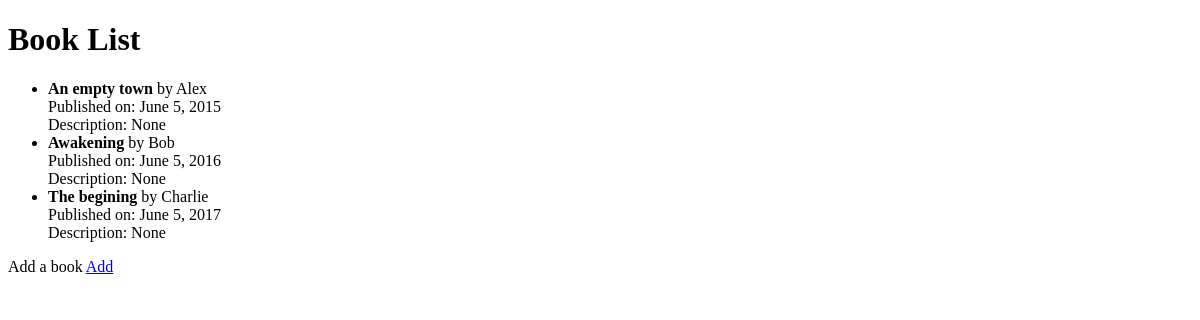
The app's page /books/list/, older data.
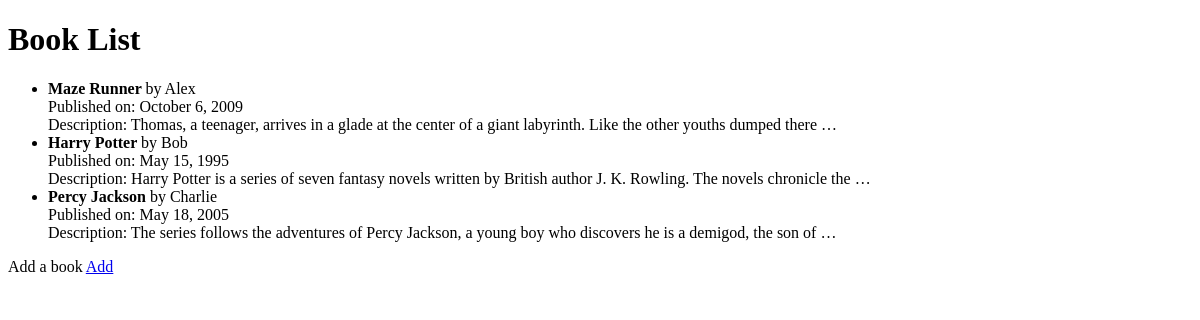
The same page, newer data.
### books/models.py (models this page shows, shortened)
class Book(models.Model):
    title = models.CharField(max_length=100)
    description = models.TextField(null=True, blank=True)
    publication_date = models.DateField()
    price = models.DecimalField(default=0, max_digits=10, decimal_places=2)
    author = models.ForeignKey(Author, on_delete=models.CASCADE)
    publisher = models.ForeignKey(Publisher, on_delete=models.CASCADE, null=True, blank=True, related_name='books')
    created_at = models.DateTimeField(auto_now_add=True)
    updated_at = models.DateTimeField(null=True, blank=True)

class Author(models.Model):
    name = models.CharField(max_length=100)
    birthdate = models.DateField()

### books/views.py (the view)
# urls.py: path("list/", BookListView.as_view(), name="book-list"),
class BookListView(ListView):
    model = Book
    template_name = "book_list.html"
    context_object_name = "books"

### books/templates/book_list.html (shortened to what this page needs)
<!DOCTYPE html>
<html>
<head>
</head>
<body>
    <h1>Book List</h1>
    {% if books %}
        <ul>
            {% for book in books %}
                <li>
                   <strong> {{ book.title }} </strong> by {{ book.author.name }} <br>
                    Published on:  {{ book.publication_date|date:"F j, Y" }} <br>
                   Description: {{ book.description | truncatewords:20 }}
                </li>
            {% endfor %}
        </ul>
        <p>Add a book  <a href="{% url 'create-book' %}">Add</a></p>
    {% else %}
        <p>No books available at the moment.</p>
    {% endif %}
</body>
</html>

Row changes from the older to the newer data that the page shows:
removed Book: title "An empty town", author.name "Alex", publication_date "June 5, 2015", description "None"
removed Book: title "Awakening", author.name "Bob", publication_date "June 5, 2016", description "None"
removed Book: title "The begining", author.name "Charlie", publication_date "June 5, 2017", description "None"
added Book: title "Maze Runner", author.name "Alex", publication_date "October 6, 2009", description "Thomas, a teenager, arrives in a glade at the center of a giant labyrinth. Like the other youths dumped there …"
added Book: title "Harry Potter", author.name "Bob", publication_date "May 15, 1995", description "Harry Potter is a series of seven fantasy novels written by British author J. K. Rowling. The novels chronicle the …"
added Book: title "Percy Jackson", author.name "Charlie", publication_date "May 18, 2005", description "The series follows the adventures of Percy Jackson, a young boy who discovers he is a demigod, the son of …"
